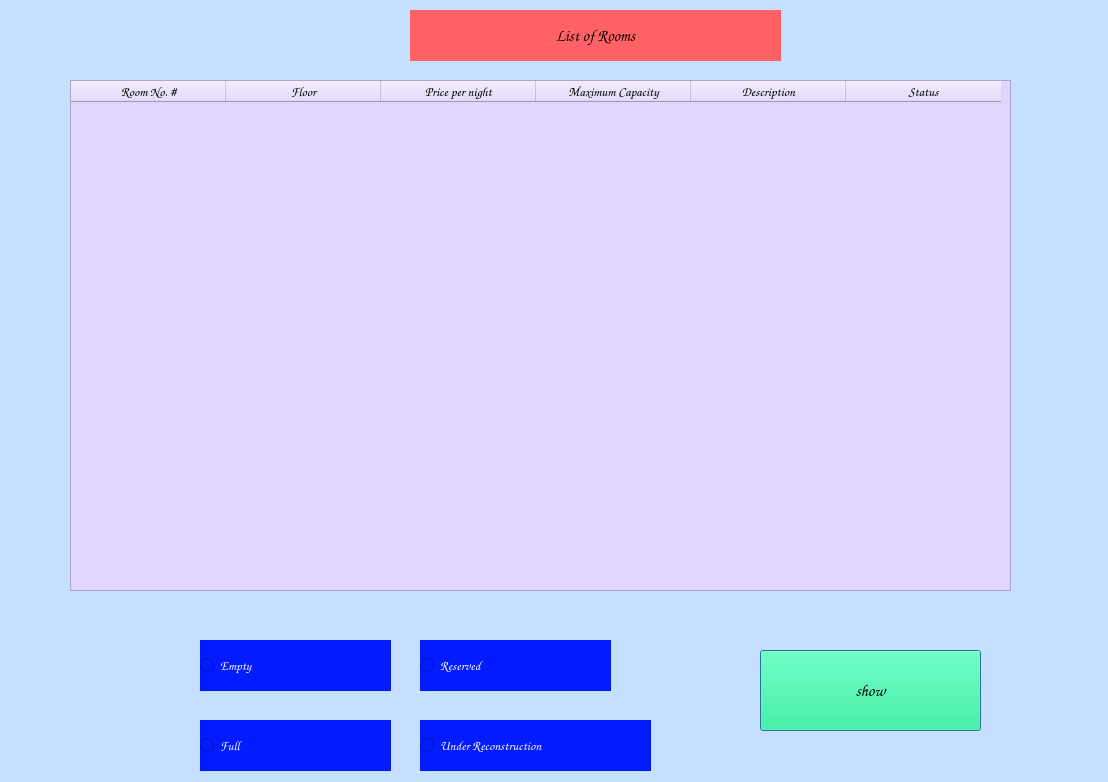
<?xml version="1.0" encoding="UTF-8"?>
<ui version="4.0">
 <class>recept_list_room_status_window</class>
 <widget class="QDialog" name="recept_list_room_status_window">
  <property name="geometry">
   <rect>
    <x>0</x>
    <y>0</y>
    <width>1108</width>
    <height>782</height>
   </rect>
  </property>
  <property name="cursor">
   <cursorShape>ClosedHandCursor</cursorShape>
  </property>
  <property name="windowTitle">
   <string>list of all room status</string>
  </property>
  <property name="styleSheet">
   <string notr="true">background-color: rgb(197, 223, 255);</string>
  </property>
  <widget class="QLabel" name="recept_list_room_status_header_L">
   <property name="geometry">
    <rect>
     <x>410</x>
     <y>10</y>
     <width>371</width>
     <height>51</height>
    </rect>
   </property>
   <property name="font">
    <font>
     <family>Comic Sans MS</family>
     <pointsize>12</pointsize>
     <weight>75</weight>
     <bold>true</bold>
    </font>
   </property>
   <property name="cursor">
    <cursorShape>ClosedHandCursor</cursorShape>
   </property>
   <property name="styleSheet">
    <string notr="true">background-color: rgb(255, 97, 100);</string>
   </property>
   <property name="text">
    <string>List of Rooms</string>
   </property>
   <property name="alignment">
    <set>Qt::AlignCenter</set>
   </property>
   <property name="margin">
    <number>1</number>
   </property>
  </widget>
  <widget class="QTableWidget" name="recept_list_room_status_TableWidget">
   <property name="geometry">
    <rect>
     <x>70</x>
     <y>80</y>
     <width>941</width>
     <height>511</height>
    </rect>
   </property>
   <property name="cursor" stdset="0">
    <cursorShape>PointingHandCursor</cursorShape>
   </property>
   <property name="styleSheet">
    <string notr="true">background-color: rgb(225, 212, 255);</string>
   </property>
   <attribute name="horizontalHeaderDefaultSectionSize">
    <number>155</number>
   </attribute>
   <column>
    <property name="text">
     <string>Room No. #</string>
    </property>
    <property name="font">
     <font>
      <family>Comic Sans MS</family>
      <pointsize>10</pointsize>
      <weight>75</weight>
      <bold>true</bold>
     </font>
    </property>
    <property name="textAlignment">
     <set>AlignCenter</set>
    </property>
    <property name="background">
     <color>
      <red>120</red>
      <green>105</green>
      <blue>110</blue>
     </color>
    </property>
    <property name="foreground">
     <brush brushstyle="SolidPattern">
      <color alpha="255">
       <red>0</red>
       <green>0</green>
       <blue>0</blue>
      </color>
     </brush>
    </property>
   </column>
   <column>
    <property name="text">
     <string>Floor</string>
    </property>
    <property name="font">
     <font>
      <family>Comic Sans MS</family>
      <pointsize>10</pointsize>
      <weight>75</weight>
      <bold>true</bold>
     </font>
    </property>
    <property name="textAlignment">
     <set>AlignCenter</set>
    </property>
   </column>
   <column>
    <property name="text">
     <string>Price per night</string>
    </property>
    <property name="font">
     <font>
      <family>Comic Sans MS</family>
      <pointsize>10</pointsize>
      <weight>75</weight>
      <bold>true</bold>
     </font>
    </property>
    <property name="textAlignment">
     <set>AlignCenter</set>
    </property>
   </column>
   <column>
    <property name="text">
     <string>Maximum Capacity</string>
    </property>
    <property name="font">
     <font>
      <family>Comic Sans MS</family>
      <pointsize>10</pointsize>
      <weight>75</weight>
      <bold>true</bold>
     </font>
    </property>
    <property name="textAlignment">
     <set>AlignCenter</set>
    </property>
   </column>
   <column>
    <property name="text">
     <string>Description</string>
    </property>
    <property name="font">
     <font>
      <family>Comic Sans MS</family>
      <pointsize>10</pointsize>
      <weight>75</weight>
      <bold>true</bold>
     </font>
    </property>
    <property name="textAlignment">
     <set>AlignCenter</set>
    </property>
   </column>
   <column>
    <property name="text">
     <string>Status</string>
    </property>
    <property name="font">
     <font>
      <family>Comic Sans MS</family>
      <pointsize>10</pointsize>
      <weight>75</weight>
      <bold>true</bold>
     </font>
    </property>
    <property name="textAlignment">
     <set>AlignCenter</set>
    </property>
   </column>
  </widget>
  <widget class="QRadioButton" name="recept_list_room_status_Empty_RB">
   <property name="geometry">
    <rect>
     <x>200</x>
     <y>640</y>
     <width>191</width>
     <height>51</height>
    </rect>
   </property>
   <property name="font">
    <font>
     <family>Comic Sans MS</family>
     <pointsize>10</pointsize>
     <weight>75</weight>
     <bold>true</bold>
    </font>
   </property>
   <property name="cursor">
    <cursorShape>PointingHandCursor</cursorShape>
   </property>
   <property name="styleSheet">
    <string notr="true">background-color: rgb(2, 27, 255);
color: rgb(255, 255, 255);</string>
   </property>
   <property name="text">
    <string>Empty</string>
   </property>
  </widget>
  <widget class="QPushButton" name="recept_list_room_status_show_PB">
   <property name="geometry">
    <rect>
     <x>760</x>
     <y>650</y>
     <width>221</width>
     <height>81</height>
    </rect>
   </property>
   <property name="font">
    <font>
     <family>Comic Sans MS</family>
     <pointsize>12</pointsize>
     <weight>75</weight>
     <bold>true</bold>
    </font>
   </property>
   <property name="cursor">
    <cursorShape>PointingHandCursor</cursorShape>
   </property>
   <property name="styleSheet">
    <string notr="true">background-color: rgb(8, 255, 140);</string>
   </property>
   <property name="text">
    <string>show</string>
   </property>
  </widget>
  <widget class="QRadioButton" name="recept_list_room_status_reserved_RB">
   <property name="geometry">
    <rect>
     <x>420</x>
     <y>640</y>
     <width>191</width>
     <height>51</height>
    </rect>
   </property>
   <property name="font">
    <font>
     <family>Comic Sans MS</family>
     <pointsize>10</pointsize>
     <weight>75</weight>
     <bold>true</bold>
    </font>
   </property>
   <property name="cursor">
    <cursorShape>PointingHandCursor</cursorShape>
   </property>
   <property name="styleSheet">
    <string notr="true">background-color: rgb(2, 27, 255);
color: rgb(255, 255, 255);</string>
   </property>
   <property name="text">
    <string>Reserved</string>
   </property>
  </widget>
  <widget class="QRadioButton" name="recept_list_room_status_UnderReconstruction_RB">
   <property name="geometry">
    <rect>
     <x>420</x>
     <y>720</y>
     <width>231</width>
     <height>51</height>
    </rect>
   </property>
   <property name="font">
    <font>
     <family>Comic Sans MS</family>
     <pointsize>10</pointsize>
     <weight>75</weight>
     <bold>true</bold>
    </font>
   </property>
   <property name="cursor">
    <cursorShape>PointingHandCursor</cursorShape>
   </property>
   <property name="styleSheet">
    <string notr="true">background-color: rgb(2, 27, 255);
color: rgb(255, 255, 255);</string>
   </property>
   <property name="text">
    <string>Under Reconstruction</string>
   </property>
  </widget>
  <widget class="QRadioButton" name="recept_list_room_status_Full_RB">
   <property name="geometry">
    <rect>
     <x>200</x>
     <y>720</y>
     <width>191</width>
     <height>51</height>
    </rect>
   </property>
   <property name="font">
    <font>
     <family>Comic Sans MS</family>
     <pointsize>10</pointsize>
     <weight>75</weight>
     <bold>true</bold>
    </font>
   </property>
   <property name="cursor">
    <cursorShape>PointingHandCursor</cursorShape>
   </property>
   <property name="styleSheet">
    <string notr="true">background-color: rgb(2, 27, 255);
color: rgb(255, 255, 255);</string>
   </property>
   <property name="text">
    <string>Full</string>
   </property>
  </widget>
 </widget>
 <resources/>
 <connections/>
</ui>
